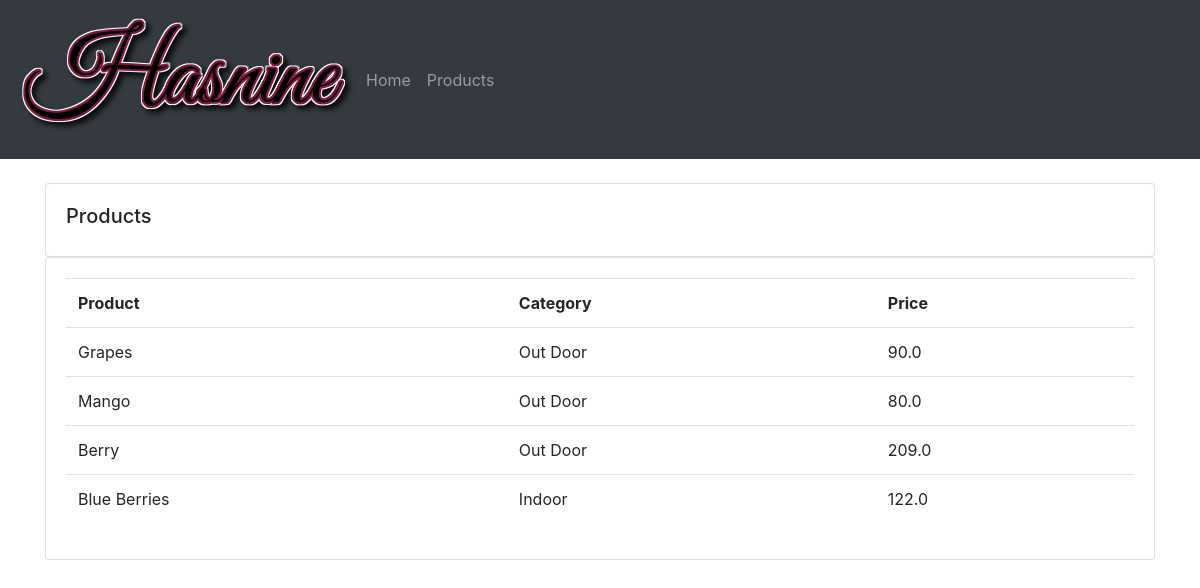
Screenshot of /products/ with the database file from the repository.
### accounts/models.py (models this page shows, shortened)
class Product(models.Model):
    CATEGORY = (
        ('Indoor', 'Indoor'),
        ('Out Door', 'Out Door'),
    )
    name = models.CharField(max_length=200, null=True)
    price = models.FloatField(null=True)
    category = models.CharField(max_length=200, null=True, choices=CATEGORY)
    description = models.CharField(max_length=200, null=True, blank=True)
    date_created = models.DateTimeField(auto_now_add=True, null=True)
    tags = models.ManyToManyField(Tag)

### accounts/views.py (the view)
# urls.py: path('products/', products, name='products'),
def products(request):
    all_product = Product.objects.all()
    context = {'products': all_product}
    return render(request, 'products.html', context)

### accounts/templates/products.html (shortened to what this page needs)
{% extends 'base.html' %}
{% block content %}
<br>
<div class="row">
    <div class="col-md">
        <div class="card card-body">
            <h5>Products</h5>
        </div>
        <div class="card card-body">
            <table class="table">
                <tr>
                    <th>Product</th>
                    <th>Category</th>
                    <th>Price</th>
                </tr>
                {% for i in products %}
                <tr>
                    <td>{{i.name}}</td>
                    <td>{{i.category}}</td>
                    <td>{{i.price}}</td>
                </tr>
                {% endfor %}
            </table>
        </div>
    </div>
</div>
{% endblock content %}

### rows the page displays
Product: name "Grapes", category "Out Door", price "90.0"
Product: name "Mango", category "Out Door", price "80.0"
Product: name "Berry", category "Out Door", price "209.0"
Product: name "Blue Berries", category "Indoor", price "122.0"
